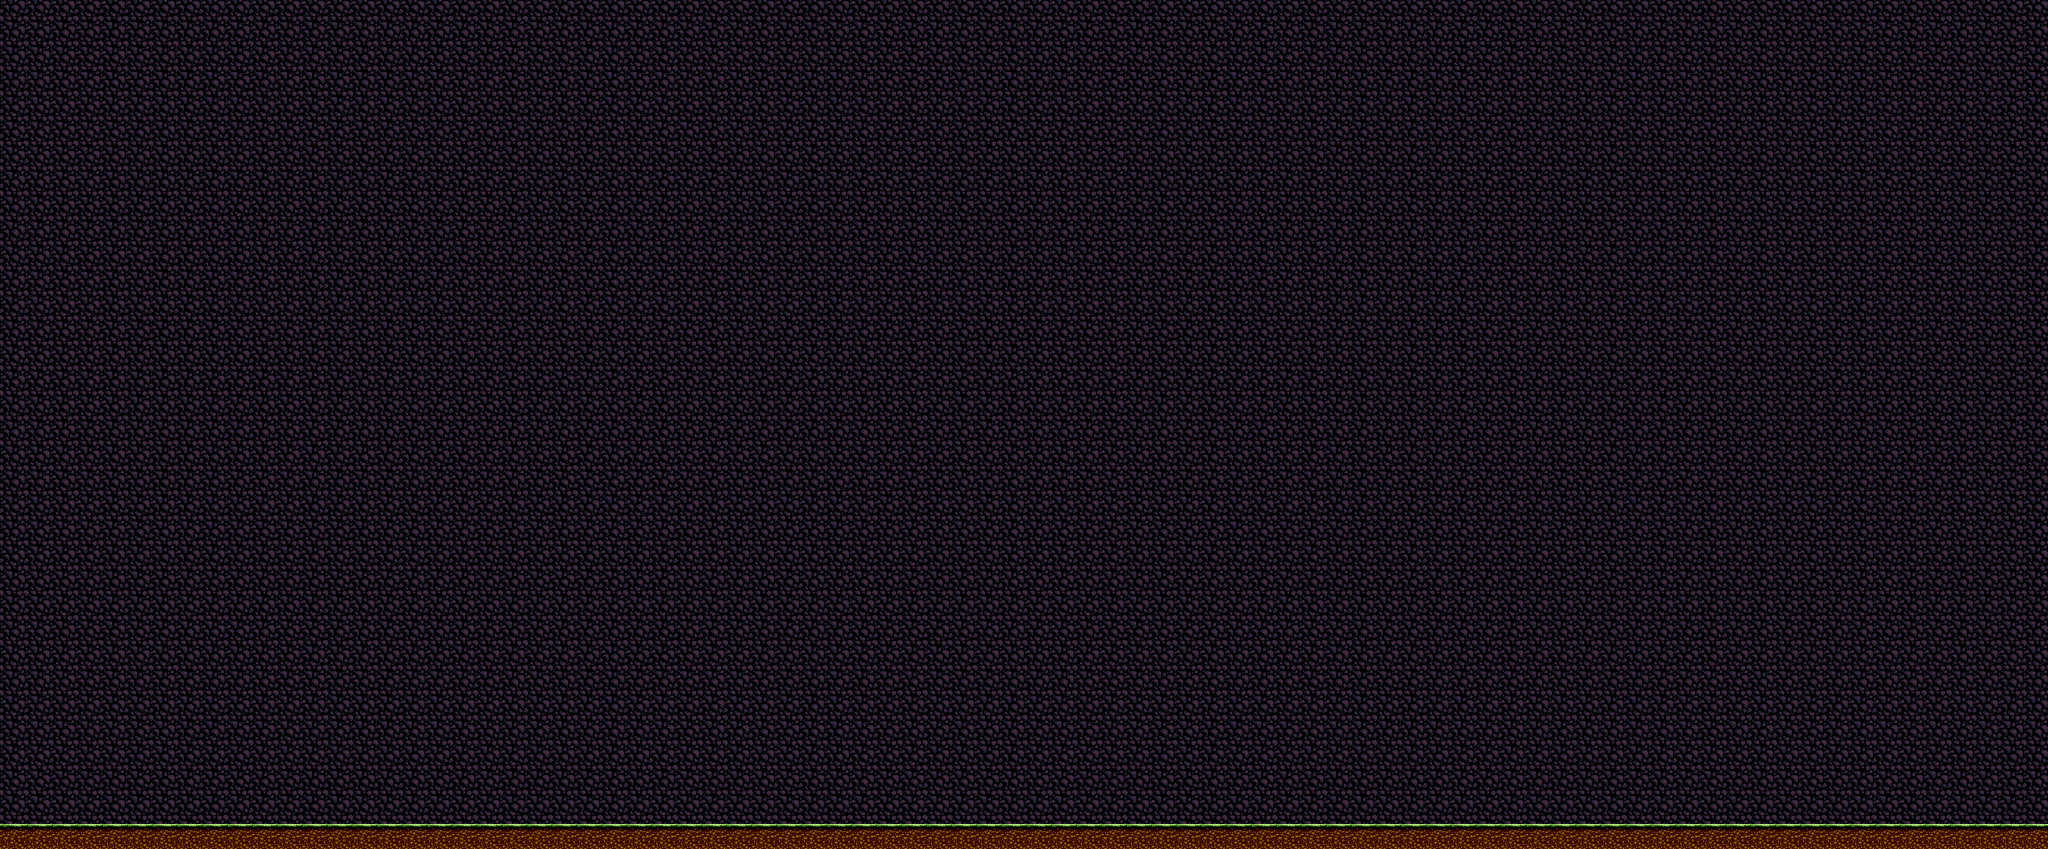

The image is a tile-based game level rendered from a .tmx file. Its description and source (layers, tilesets, objects; grid data summarised) follow:
An orthogonal 82x34 tile map with 32x32 px tiles, 1 tile layer (platforms_layer).

<map version="1.0" orientation="orthogonal" width="82" height="34" tilewidth="32" tileheight="32">
 <tileset firstgid="1" source="general.tsx" />
 <layer name="platforms_layer" width="82" height="34">
  <data>[2788 cells, 2788 non-empty, 2 distinct tile ids]</data>
 </layer>
</map>
